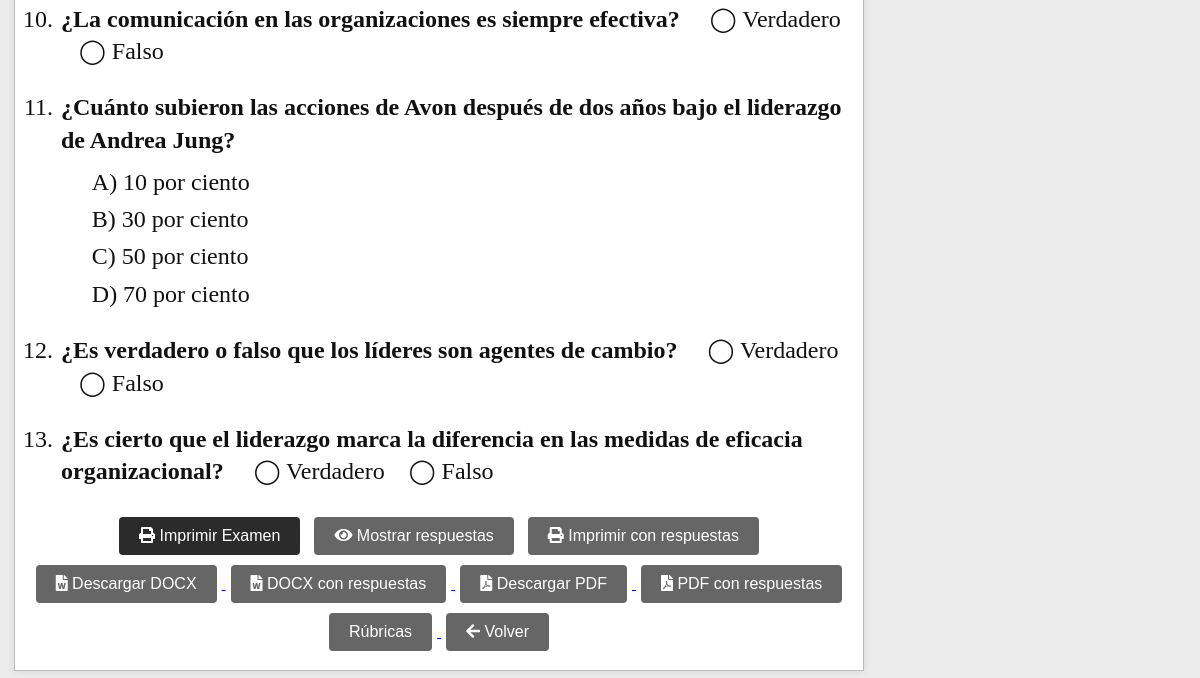
/examenes/6/ (signed in, lower part), run on an earlier commit of the app's database.
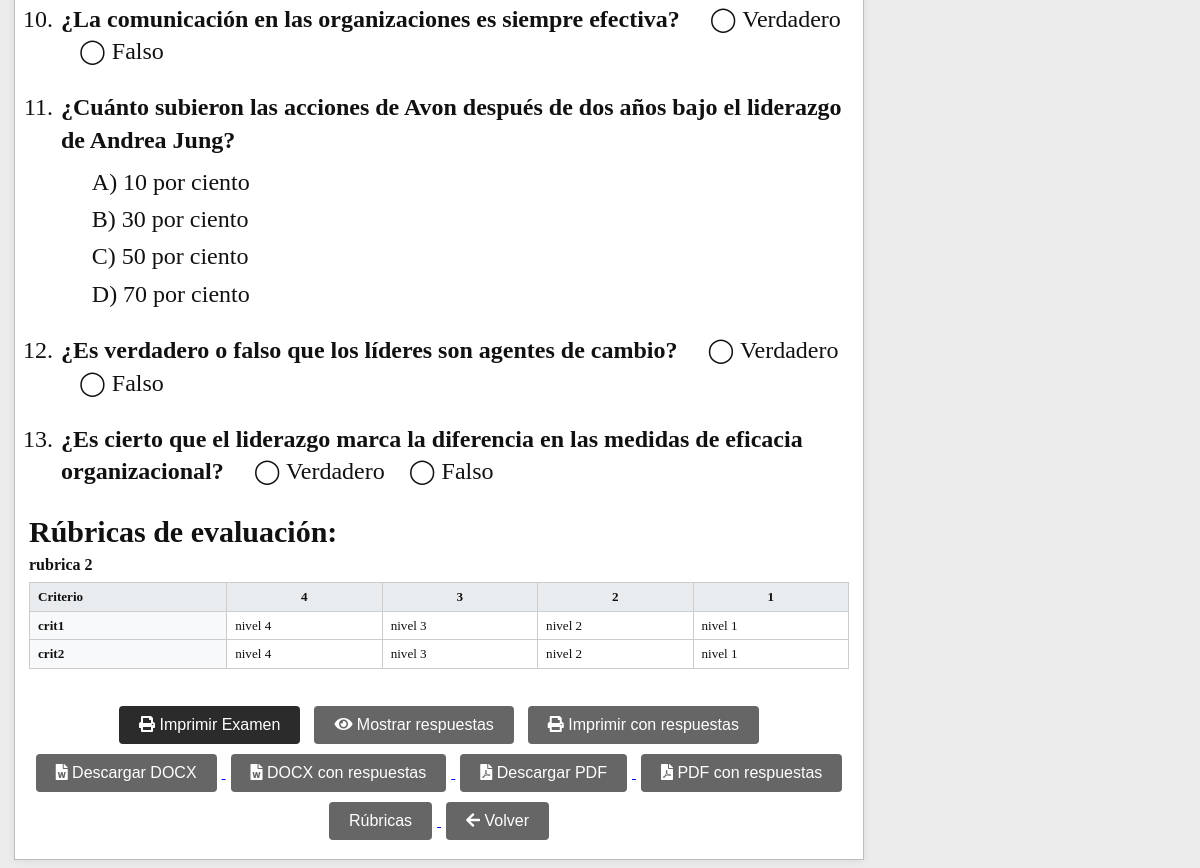
And on a later commit of the database.
### material/models.py (models this page shows, shortened)
class Rubric(models.Model):
    title = models.CharField(
        max_length=255,
        verbose_name="Título"
    )
    body = models.TextField(
        verbose_name="Contenido de la rúbrica",
        help_text="Texto libre (legacy). Las rúbricas nuevas usan la grilla estructurada.",
        blank=True,
        null=True,
    )
    created_by = models.ForeignKey(
        User,
        on_delete=models.CASCADE,
        related_name='rubrics',
        verbose_name="Creado por"
    )
    created_at = models.DateTimeField(auto_now_add=True)
    updated_at = models.DateTimeField(auto_now=True)
    class Meta:
        verbose_name = "Rúbrica"
        verbose_name_plural = "Rúbricas"
        ordering = ['-created_at']

class RubricCriterion(models.Model):
    rubric = models.ForeignKey(
        Rubric,
        on_delete=models.CASCADE,
        related_name='criteria',
        verbose_name="Rúbrica"
    )
    name = models.CharField(max_length=255, verbose_name="Criterio")
    order = models.PositiveSmallIntegerField(default=0)
    class Meta:
        verbose_name = "Criterio de rúbrica"
        ordering = ['order']

class RubricCell(models.Model):
    criterion = models.ForeignKey(
        RubricCriterion,
        on_delete=models.CASCADE,
        related_name='cells',
        verbose_name="Criterio"
    )
    level = models.ForeignKey(
        RubricLevel,
        on_delete=models.CASCADE,
        related_name='cells',
        verbose_name="Nivel"
    )
    description = models.TextField(blank=True, verbose_name="Descripción")
    class Meta:
        verbose_name = "Celda de rúbrica"
        unique_together = ('criterion', 'level')

### material/views.py (the view)
# urls.py: path('examenes/<int:pk>/', material_views.ver_examen, name='ver_examen'),
@login_required
def ver_examen(request, pk):
    examen = get_object_or_404(Exam, pk=pk, created_by=request.user)
    questions_texts = []
    for q in examen.questions.all():
        questions_texts.append({
            'text': q.question_text,
            'type': q.question_type,
            'options': q.options or [],
            'question_image_b64': q.question_image_b64 or '',
            'answer_text': q.answer_text or '',
            'answer_image_b64': q.answer_image_b64 or '',
        })
    outcomes_texts = [o.description for o in examen.learning_outcomes.all()]
    topics_texts = [t.name for t in examen.topics.all()]
    bloom_display = _compute_bloom_display(examen.questions.all())
    total_exam_questions = examen.questions.count()
    TIPO_EXAMEN_LABELS = {
        '1er_parcial': '1er Parcial', '2do_parcial': '2do Parcial',
        '3er_parcial': '3er Parcial', 'final': 'Final',
        'recuperatorio': 'Recuperatorio', 'practico': 'Práctico',
    }
    TIPO_MODALIDAD_LABELS = {'individual': 'Individual', 'grupal': 'Grupal'}
    exam_type_display = TIPO_EXAMEN_LABELS.get(examen.exam_type, examen.exam_type or '-')
    exam_mode_display = TIPO_MODALIDAD_LABELS.get(examen.exam_group, examen.exam_group or '-')
    if examen.professor:
        professor = {'get_full_name': examen.professor.get_full_name() or examen.professor.username}
    else:
        professor = {'get_full_name': '-'}
    modalidad_list = [m.strip() for m in (examen.resolution_time or '').split(',') if m.strip()]
    return render(request, 'material/exams/ver_examen.html', {
        'exam': examen,
        'institution': {'name': examen.institution_name or '-'},
        'faculty': {'name': examen.faculty_name or '-'},
        'career': {'name': examen.career_name or '-'},
        'subject': {'name': examen.subject.name if examen.subject else '-'},
        'professor': professor,
        'current_date': examen.date_str or '-',
        'exam_type': exam_type_display,
        'exam_mode': exam_mode_display,
        'resolution_time': examen.duration_minutes,
        'modalidad_resolucion': modalidad_list,
        'instructions': examen.instructions or '',
        'notes_and_recommendations': examen.notes_and_recommendations or '',
        'questions_texts': questions_texts,
        'outcomes_texts': outcomes_texts,
        'topics_texts': topics_texts,
        'bloom_display': bloom_display,
        'total_exam_questions': total_exam_questions,
        'rubric_grids': [
            _prepare_rubric_grid(er.rubric)
            for er in ExamRubric.objects.filter(exam=examen, show_in_exam=True)
                                        .select_related('rubric')
                                        .order_by('position', 'id')
        ],
    })

### material/models.py (called while the page is built)
    @property
    def options(self):
        if self.options_json:
            try:
                return json.loads(self.options_json)
            except json.JSONDecodeError:
                return None
        return None

### material/views.py (called while the page is built)
def _prepare_rubric_grid(rubric):
    ordered_levels = list(rubric.levels.order_by('order'))
    ordered_criteria = list(rubric.criteria.order_by('order'))
    if not ordered_levels:
        return {'title': rubric.title, 'levels': [], 'rows': [], 'body': rubric.body}
    cells_map = {
        (c.criterion_id, c.level_id): c.description
        for c in RubricCell.objects.filter(criterion__rubric=rubric)
    }
    return {
        'title': rubric.title,
        'body': rubric.body,
        'levels': [lv.label for lv in ordered_levels],
        'rows': [
            {
                'name': cr.name,
                'cells': [cells_map.get((cr.id, lv.id), '') for lv in ordered_levels],
            }
            for cr in ordered_criteria
        ],
    }

### material/templates/material/exams/ver_examen.html (shortened to what this page needs)
{% extends 'material/exams/base_exam_preview.html' %}
{% block exam_content %}
{{ block.super }}
{% endblock %}
{% block action_buttons %}
<button onclick="window.print()">
    <i class="fas fa-print"></i> Imprimir Examen
</button>
<button id="toggleAnswersBtn" onclick="toggleAnswers()" class="secondary">
    <i class="fas fa-eye"></i> Mostrar respuestas
</button>
<button onclick="printWithAnswers()" class="secondary">
    <i class="fas fa-print"></i> Imprimir con respuestas
</button>
<a href="{% url 'material:exportar_examen_docx' exam.pk %}">
    <button type="button" class="secondary">
        <i class="fas fa-file-word"></i> Descargar DOCX
    </button>
</a>
<a href="{% url 'material:exportar_examen_docx' exam.pk %}?con_respuestas=1">
    <button type="button" class="secondary">
        <i class="fas fa-file-word"></i> DOCX con respuestas
    </button>
</a>
<a href="{% url 'material:exportar_examen_pdf' exam.pk %}">
    <button type="button" class="secondary">
        <i class="fas fa-file-pdf"></i> Descargar PDF
    </button>
</a>
<a href="{% url 'material:exportar_examen_pdf' exam.pk %}?con_respuestas=1">
    <button type="button" class="secondary">
        <i class="fas fa-file-pdf"></i> PDF con respuestas
    </button>
</a>
<a href="{% url 'material:exam_rubrics' exam.pk %}">
    <button type="button" class="secondary">
         Rúbricas
    </button>
</a>
<a href="{% url 'material:mis_examenes' %}">
    <button class="secondary">
        <i class="fas fa-arrow-left"></i> Volver
    </button>
</a>
{% endblock %}

### material/templates/material/exams/base_exam_preview.html (shortened to what this page needs)
<!DOCTYPE html>
<html lang="es">
<head>
</head>
<body>
<div class="page-wrapper">
    <div class="exam-container">
        {% block exam_content %}
        {% if questions_texts %}
        <div class="section">
            <ol class="questions-list">
                {% for question in questions_texts %}
                <li style="margin-bottom:1em;">
                    {% if question.type %}
                        <strong>{{ question.text }}</strong>
                        {% if question.type == 'opcion_multiple' %}
                            {% if question.options %}
                            <ul style="list-style:none;padding-left:1.2em;margin-top:0.4em;">
                                {% for opt in question.options %}
                                <li>{{ opt }}</li>
                                {% endfor %}
                            </ul>
                            {% endif %}
                        {% elif question.type == 'verdadero_falso' %}
                            <span style="margin-left:1em;">
                                &#9711; Verdadero &nbsp;&nbsp; &#9711; Falso
                            </span>
                        {% elif question.type == 'completar_blank' %}
                        {% elif question.type == 'desarrollo' %}
                            <div style="margin-top:0.6em;border-bottom:1px solid #aaa;min-height:3em;"></div>
                        {% endif %}
                    {% else %}
                        {{ question }}
                    {% endif %}
                </li>
                {% endfor %}
            </ol>
        </div>
        {% endif %}
        {% endblock %}
        {% if rubric_grids %}
        <div class="section">
            <h3>Rúbricas de evaluación:</h3>
            {% for grid in rubric_grids %}
            <div style="margin-bottom:2em;">
                <strong style="display:block;margin-bottom:6px;font-size:1em;">{{ grid.title }}</strong>
                {% include 'material/rubricas/_grid_table.html' with grid=grid %}
            </div>
            {% endfor %}
        </div>
        {% endif %}
        <div class="print-button no-print">
            {% block action_buttons %}{% endblock %}
        </div>
    </div>
</div>
    <link rel="stylesheet" href="https://cdnjs.cloudflare.com/ajax/libs/font-awesome/5.15.4/css/all.min.css">
</body>
</html>

### material/templates/material/rubricas/_grid_table.html (shortened to what this page needs)
{% if grid.levels %}
<table style="width:100%;table-layout:fixed;border-collapse:collapse;font-size:0.82em;margin-top:6px;word-break:break-word;">
    <thead>
        <tr>
            <th style="border:1px solid #ccc;padding:5px 8px;background:#e9ecef;text-align:left;width:22%;">Criterio</th>
            {% for lv in grid.levels %}
            <th style="border:1px solid #ccc;padding:5px 8px;background:#e9ecef;text-align:center;">{{ lv }}</th>
            {% endfor %}
        </tr>
    </thead>
    <tbody>
        {% for row in grid.rows %}
        <tr>
            <td style="border:1px solid #ccc;padding:5px 8px;font-weight:600;vertical-align:top;background:#f8f9fa;">{{ row.name }}</td>
            {% for cell in row.cells %}
            <td style="border:1px solid #ccc;padding:5px 8px;vertical-align:top;">{{ cell }}</td>
            {% endfor %}
        </tr>
        {% endfor %}
    </tbody>
</table>
{% elif grid.body %}
<div style="white-space:pre-wrap;font-size:0.9em;padding:8px 0;">{{ grid.body }}</div>
{% else %}
<p class="text-muted small">(Sin contenido)</p>
{% endif %}

What changed in the data, as far as the page shows it:
added Rubric: title "rubrica 2"
added RubricCriterion: name "crit1"
added RubricCell: cells "nivel 4"
added RubricCell: cells "nivel 3"
added RubricCell: cells "nivel 2"
added RubricCell: cells "nivel 1"
added RubricCriterion: name "crit2"
added RubricCell: cells "nivel 4"
added RubricCell: cells "nivel 3"
added RubricCell: cells "nivel 2"
added RubricCell: cells "nivel 1"
Also different on the page:
text now shown: "Rúbricas de evaluación:"
new list line: "Criterio 4 3 2 1"
